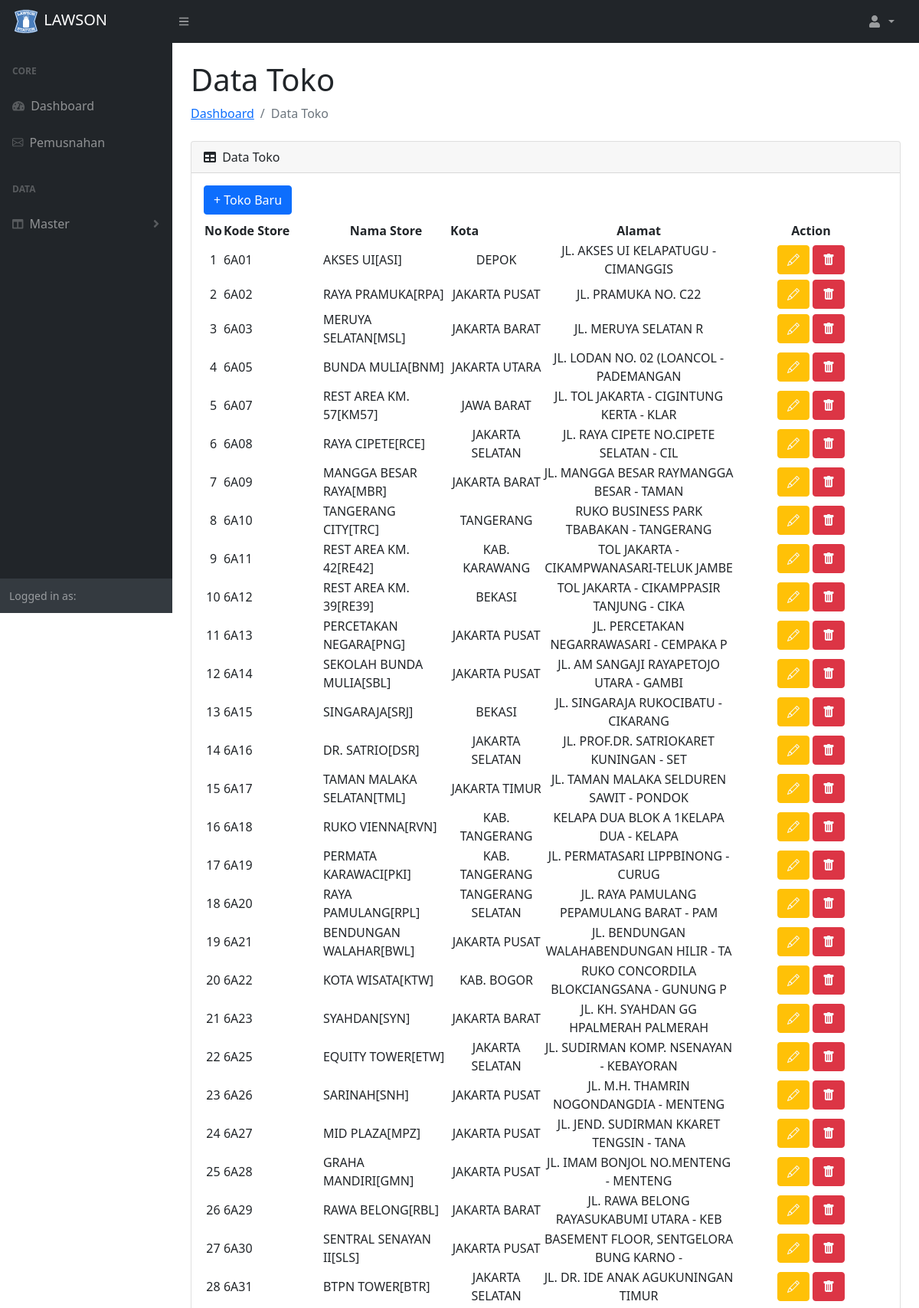
The page /lokasi_toko.php (upper part) on the database its author committed.
### tables this page shows
CREATE TABLE `store` (
  `KD_STORE` varchar(4) NOT NULL,
  `KD_REGION` char(3) NOT NULL,
  `KD_BRANCH` char(4) NOT NULL,
  `NAMA_STORE` varchar(50) NOT NULL,
  `ALIAS` char(4) NOT NULL,
  `ALAMAT1` varchar(50) NOT NULL,
  `ALAMAT2` varchar(50) NOT NULL,
  `ALAMAT3` varchar(20) NOT NULL,
  `KODE_POS` int(5) NOT NULL,
  `TELP` varchar(13) NOT NULL
);

### functions.php (called while the page is built, shortened)
<?php
$koneksi = mysqli_connect("localhost","root","","lawson");
function query($query){
    global $koneksi;
    $result = mysqli_query($koneksi, $query);
    $rows = [];
    while ($row = mysqli_fetch_assoc($result)){
        $rows[] = $row;
    }
    return $rows;
}
?>

### lokasi_toko.php (the view, shortened to what this page needs)
<?php
require 'functions.php';
$lokasi = query("SELECT * from store");
?>
<!DOCTYPE html>
<html lang="en">
<head>
    <link rel="stylesheet" href="assets/css/bootstrap.min.css">
    <link rel="stylesheet" href="assets/css/hovergambar.css">
    <link rel="stylesheet" href="https://cdn.jsdelivr.net/npm/bootstrap-icons@1.5.0/font/bootstrap-icons.css">
    <link rel="stylesheet" href="https://ajax.googleapis.com/ajax/libs/jqueryui/1.12.1/themes/smoothness/jquery-ui.css">
    <link href="https://cdn.jsdelivr.net/npm/simple-datatables@latest/dist/style.css" rel="stylesheet" />
    <link href="assets/css/styles.css" rel="stylesheet" />
</head>
<body class="sb-nav-fixed">
<?php include 'templates/navbar.php'; ?>
<?php include 'templates/sidebar.php'; ?>
<div id="layoutSidenav_content">
    <main>
        <div class="container-fluid px-4">
        <h1 class="mt-4">Data Toko</h1>
            <ol class="breadcrumb mb-4">
                <li class="breadcrumb-item"><a href="index.php">Dashboard</a></li>
                <li class="breadcrumb-item active">Data Toko</li>
            </ol>
        <div class='card mb-4'>
            <div class='card-header'>
                <i class='fas fa-table me-1'></i>
                Data Toko
            </div>
            <div class='card-body'>
                <button class="btn btn-primary mb-2"><a class="text-white text-decoration-none" href="tambah_toko.php">+ Toko Baru</a></button>
                <table id='datatablesSimple'>
                    <thead>
                        <tr>
                            <th width='5px'>No</th>
                            <th width='130px'>Kode Store</th>
                            <th class="text-center">Nama Store</th>
                            <th>Kota</th>
                            <th class="text-center">Alamat</th>
                            <th class="text-center">Action</th>
                        </tr>
                    </thead>
                    <tbody>
            <?php $i = 1;
            foreach ($lokasi as $row) : ?>
                    <tr>
                        <td class='text-center'> <?= $i;?> </td>
                        <td> <?= $row["KD_STORE"];?> </td>
                        <td> <?= $row["NAMA_STORE"];?> </td>
                        <td class='text-center'> <?= $row["ALAMAT3"];?></td>
                        <td class='text-center'> <?= $row["ALAMAT1"], $row["ALAMAT2"] ;?> </td>
                        <td class="align-right text-center" width="200px">
                            <button class="btn btn-warning" name="edit" width="50px"><a class="text-light text-decoration-none" href="edit_toko.php?KD_STORE=<?= $row["KD_STORE"];?>"><i class="bi-pencil"></i> </a></button>
                            <button class="btn btn-danger" name="hapus" width="50px"><a class="text-light text-decoration-none" href="hapus_toko.php?KD_STORE=<?= $row["KD_STORE"];?>" onclick="return confirm('Yakin Hapus?')" ><i class="bi-trash-fill"></i></a></button>
                        </td>
                    </tr>
                <?php $i++; endforeach ;?>
                    </tbody>
                </table>
            </div>
        </div>
    </main>
</div>
</body>
</html>

### rows shown on the page
store: KD_STORE "6A01", NAMA_STORE "AKSES UI[ASI]", ALAMAT3 "DEPOK", ALAMAT1 "JL. AKSES UI KELAPA", ALAMAT2 "TUGU - CIMANGGIS"
store: KD_STORE "6A02", NAMA_STORE "RAYA PRAMUKA[RPA]", ALAMAT3 "JAKARTA PUSAT", ALAMAT1 "JL. PRAMUKA NO. C22"
store: KD_STORE "6A03", NAMA_STORE "MERUYA SELATAN[MSL]", ALAMAT3 "JAKARTA BARAT", ALAMAT1 "JL. MERUYA SELATAN R"
store: KD_STORE "6A05", NAMA_STORE "BUNDA MULIA[BNM]", ALAMAT3 "JAKARTA UTARA", ALAMAT1 "JL. LODAN NO. 02 (LO", ALAMAT2 "ANCOL - PADEMANGAN"
store: KD_STORE "6A07", NAMA_STORE "REST AREA KM. 57[KM57]", ALAMAT3 "JAWA BARAT", ALAMAT1 "JL. TOL JAKARTA - CI", ALAMAT2 "GINTUNG KERTA - KLAR"
store: KD_STORE "6A08", NAMA_STORE "RAYA CIPETE[RCE]", ALAMAT3 "JAKARTA SELATAN", ALAMAT1 "JL. RAYA CIPETE NO.", ALAMAT2 "CIPETE SELATAN - CIL"
store: KD_STORE "6A09", NAMA_STORE "MANGGA BESAR RAYA[MBR]", ALAMAT3 "JAKARTA BARAT", ALAMAT1 "JL. MANGGA BESAR RAY", ALAMAT2 "MANGGA BESAR - TAMAN"
store: KD_STORE "6A10", NAMA_STORE "TANGERANG CITY[TRC]", ALAMAT3 "TANGERANG", ALAMAT1 "RUKO BUSINESS PARK T", ALAMAT2 "BABAKAN - TANGERANG"
store: KD_STORE "6A11", NAMA_STORE "REST AREA KM. 42[RE42]", ALAMAT3 "KAB. KARAWANG", ALAMAT1 "TOL JAKARTA - CIKAMP", ALAMAT2 "WANASARI-TELUK JAMBE"
store: KD_STORE "6A12", NAMA_STORE "REST AREA KM. 39[RE39]", ALAMAT3 "BEKASI", ALAMAT1 "TOL JAKARTA - CIKAMP", ALAMAT2 "PASIR TANJUNG - CIKA"
store: KD_STORE "6A13", NAMA_STORE "PERCETAKAN NEGARA[PNG]", ALAMAT3 "JAKARTA PUSAT", ALAMAT1 "JL. PERCETAKAN NEGAR", ALAMAT2 "RAWASARI - CEMPAKA P"
store: KD_STORE "6A14", NAMA_STORE "SEKOLAH BUNDA MULIA[SBL]", ALAMAT3 "JAKARTA PUSAT", ALAMAT1 "JL. AM SANGAJI RAYA", ALAMAT2 "PETOJO UTARA - GAMBI"
store: KD_STORE "6A15", NAMA_STORE "SINGARAJA[SRJ]", ALAMAT3 "BEKASI", ALAMAT1 "JL. SINGARAJA RUKO", ALAMAT2 "CIBATU - CIKARANG"
store: KD_STORE "6A16", NAMA_STORE "DR. SATRIO[DSR]", ALAMAT3 "JAKARTA SELATAN", ALAMAT1 "JL. PROF.DR. SATRIO", ALAMAT2 "KARET KUNINGAN - SET"
store: KD_STORE "6A17", NAMA_STORE "TAMAN MALAKA SELATAN[TML]", ALAMAT3 "JAKARTA TIMUR", ALAMAT1 "JL. TAMAN MALAKA SEL", ALAMAT2 "DUREN SAWIT - PONDOK"
store: KD_STORE "6A18", NAMA_STORE "RUKO VIENNA[RVN]", ALAMAT3 "KAB. TANGERANG", ALAMAT1 "KELAPA DUA BLOK A 1", ALAMAT2 "KELAPA DUA - KELAPA"
store: KD_STORE "6A19", NAMA_STORE "PERMATA KARAWACI[PKI]", ALAMAT3 "KAB. TANGERANG", ALAMAT1 "JL. PERMATASARI LIPP", ALAMAT2 "BINONG - CURUG"
store: KD_STORE "6A20", NAMA_STORE "RAYA PAMULANG[RPL]", ALAMAT3 "TANGERANG SELATAN", ALAMAT1 "JL. RAYA PAMULANG PE", ALAMAT2 "PAMULANG BARAT - PAM"
store: KD_STORE "6A21", NAMA_STORE "BENDUNGAN WALAHAR[BWL]", ALAMAT3 "JAKARTA PUSAT", ALAMAT1 "JL. BENDUNGAN WALAHA", ALAMAT2 "BENDUNGAN HILIR - TA"
store: KD_STORE "6A22", NAMA_STORE "KOTA WISATA[KTW]", ALAMAT3 "KAB. BOGOR", ALAMAT1 "RUKO CONCORDILA BLOK", ALAMAT2 "CIANGSANA - GUNUNG P"
store: KD_STORE "6A23", NAMA_STORE "SYAHDAN[SYN]", ALAMAT3 "JAKARTA BARAT", ALAMAT1 "JL. KH. SYAHDAN GG H", ALAMAT2 "PALMERAH PALMERAH"
store: KD_STORE "6A25", NAMA_STORE "EQUITY TOWER[ETW]", ALAMAT3 "JAKARTA SELATAN", ALAMAT1 "JL. SUDIRMAN KOMP. N", ALAMAT2 "SENAYAN - KEBAYORAN"
store: KD_STORE "6A26", NAMA_STORE "SARINAH[SNH]", ALAMAT3 "JAKARTA PUSAT", ALAMAT1 "JL. M.H. THAMRIN NO", ALAMAT2 "GONDANGDIA - MENTENG"
store: KD_STORE "6A27", NAMA_STORE "MID PLAZA[MPZ]", ALAMAT3 "JAKARTA PUSAT", ALAMAT1 "JL. JEND. SUDIRMAN K", ALAMAT2 "KARET TENGSIN - TANA"
store: KD_STORE "6A28", NAMA_STORE "GRAHA MANDIRI[GMN]", ALAMAT3 "JAKARTA PUSAT", ALAMAT1 "JL. IMAM BONJOL NO.", ALAMAT2 "MENTENG - MENTENG"
store: KD_STORE "6A29", NAMA_STORE "RAWA BELONG[RBL]", ALAMAT3 "JAKARTA BARAT", ALAMAT1 "JL. RAWA BELONG RAYA", ALAMAT2 "SUKABUMI UTARA - KEB"
store: KD_STORE "6A30", NAMA_STORE "SENTRAL SENAYAN II[SLS]", ALAMAT3 "JAKARTA PUSAT", ALAMAT1 "BASEMENT FLOOR, SENT", ALAMAT2 "GELORA BUNG KARNO -"
store: KD_STORE "6A31", NAMA_STORE "BTPN TOWER[BTR]", ALAMAT3 "JAKARTA SELATAN", ALAMAT1 "JL. DR. IDE ANAK AGU", ALAMAT2 "KUNINGAN TIMUR"
